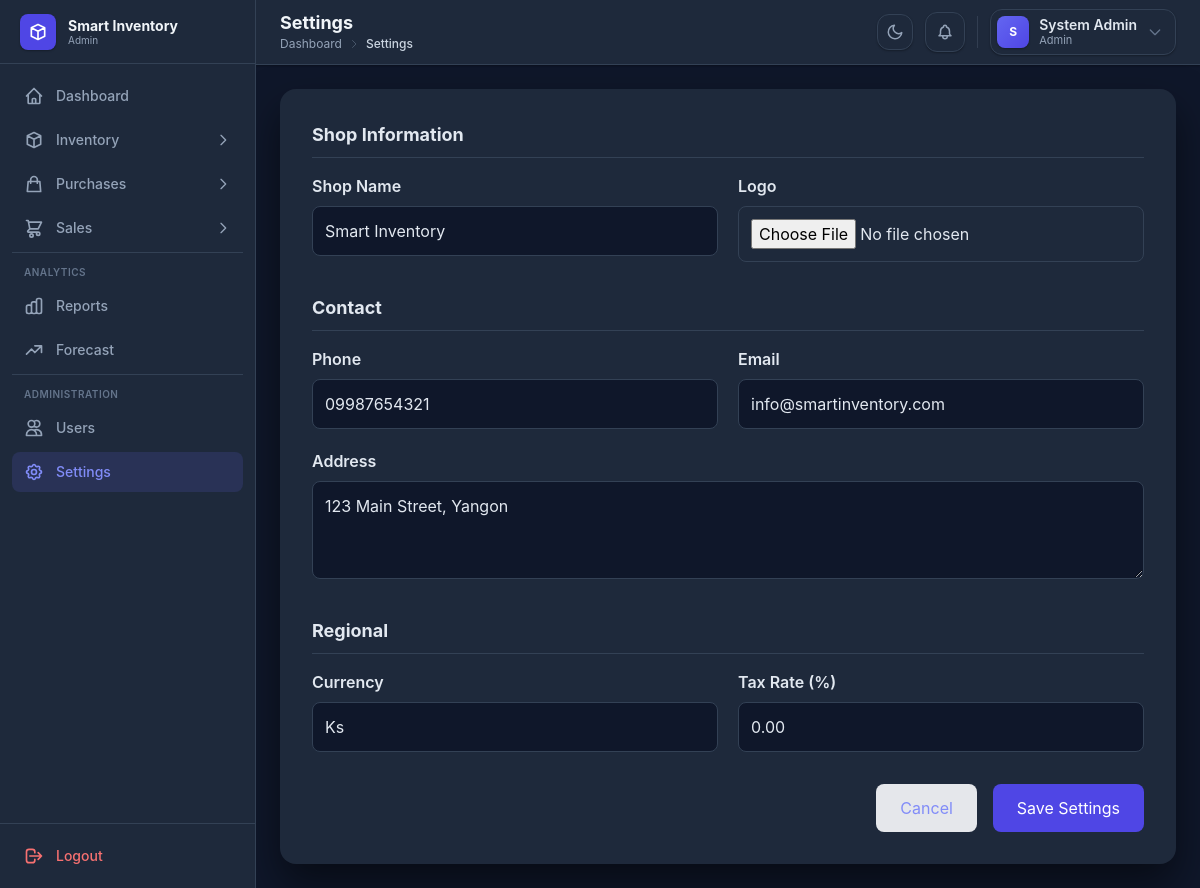
/settings/index.php (signed in), run on the app's committed database.
### tables this page shows
CREATE TABLE IF NOT EXISTS settings (
    id INT AUTO_INCREMENT PRIMARY KEY,
    shop_name VARCHAR(100) DEFAULT 'Smart Inventory',
    logo VARCHAR(255) DEFAULT NULL,
    phone VARCHAR(50) DEFAULT NULL,
    email VARCHAR(100) DEFAULT NULL,
    address TEXT,
    currency VARCHAR(10) DEFAULT 'Ks',
    tax_rate DECIMAL(5,2) DEFAULT 0.00,
    created_at TIMESTAMP DEFAULT CURRENT_TIMESTAMP
);

### settings/index.php (the view, shortened to what this page needs)
<?php
include "../config/database.php";
$setting = mysqli_fetch_assoc(mysqli_query($conn, "SELECT * FROM settings WHERE id=1"));
?>
<!DOCTYPE html>
<html lang="en">
<head>
    <script src="https://cdn.tailwindcss.com"></script>
    <link rel="stylesheet" href="../assets/css/style.css">
</head>
<body class="bg-gray-50 dark:bg-slate-900">
    <div class="flex min-h-screen">
        <?php include "../includes/sidebar.php"; ?>
        <div class="flex-1 flex flex-col">
            <?php include "../includes/header.php"; ?>
            <main class="p-6">
                <div class="max-w-4xl mx-auto">
                    <form method="POST" enctype="multipart/form-data" class="bg-white shadow-xl rounded-2xl p-8" data-form-guard="true">
                        <h2 class="text-lg font-bold text-gray-800 dark:text-gray-200 mb-4 border-b pb-2">Shop Information</h2>
                        <div class="grid grid-cols-2 gap-5">
                            <div>
                                <label class="font-semibold">Shop Name</label>
                                <input type="text" name="shop_name" value="<?= $setting['shop_name'] ?? '' ?>" class="w-full border rounded-lg p-3 mt-2" placeholder="Shop Name">
                            </div>
                            <div>
                                <label class="font-semibold">Logo</label>
                                <input type="file" name="logo" class="w-full border rounded-lg p-3 mt-2">
                            </div>
                        </div>
                        <h2 class="text-lg font-bold text-gray-800 dark:text-gray-200 mb-4 mt-8 border-b pb-2">Contact</h2>
                        <div class="grid grid-cols-2 gap-5">
                            <div>
                                <label class="font-semibold">Phone</label>
                                <input type="text" name="phone" value="<?= $setting['phone'] ?? '' ?>" class="w-full border rounded-lg p-3 mt-2" placeholder="Phone number">
                            </div>
                            <div>
                                <label class="font-semibold">Email</label>
                                <input type="email" name="email" value="<?= $setting['email'] ?? '' ?>" class="w-full border rounded-lg p-3 mt-2" placeholder="Email address">
                            </div>
                        </div>
                        <div class="mt-5">
                            <label class="font-semibold">Address</label>
                            <textarea name="address" rows="3" class="w-full border rounded-lg p-3 mt-2" placeholder="Address"><?= $setting['address'] ?? '' ?></textarea>
                        </div>
                        <h2 class="text-lg font-bold text-gray-800 dark:text-gray-200 mb-4 mt-8 border-b pb-2">Regional</h2>
                        <div class="grid grid-cols-2 gap-5">
                            <div>
                                <label class="font-semibold">Currency</label>
                                <input type="text" name="currency" value="<?= $setting['currency'] ?? 'Ks' ?>" class="w-full border rounded-lg p-3 mt-2" placeholder="Currency symbol">
                            </div>
                            <div>
                                <label class="font-semibold">Tax Rate (%)</label>
                                <input type="number" step="0.01" name="tax_rate" value="<?= $setting['tax_rate'] ?? 0 ?>" class="w-full border rounded-lg p-3 mt-2" placeholder="0.00">
                            </div>
                        </div>
                        <div class="flex justify-end gap-4 mt-8">
                            <a href="../dashboard/index.php" class="px-6 py-3 bg-gray-200 rounded-lg">Cancel</a>
                            <button name="save" class="px-6 py-3 bg-indigo-600 text-white rounded-lg">Save Settings</button>
                        </div>
                    </form>
                </div>
            </main>
        </div>
    </div>
    <?php include "../includes/footer.php"; ?>
</body>
</html>

### assets/css/style.css (style rules this page uses)
* { margin: 0; padding: 0; box-sizing: border-box; }
body { font-family: 'Inter', system-ui, -apple-system, sans-serif; }
.dark body { background-color: #0f172a; color: #e2e8f0; }
.dark a { color: #818cf8; }
.dark .bg-white { background-color: #1e293b !important; }
.dark .bg-gray-50 { background-color: #0f172a !important; }
.dark .border { border-color: #334155 !important; }
.dark .border-b { border-bottom-color: #334155 !important; }
.dark .shadow-xl { box-shadow: 0 20px 40px rgba(0, 0, 0, 0.5) !important; }
.dark .text-gray-800 { color: #e2e8f0 !important; }
.dark input[type="text"], .dark input[type="email"], .dark input[type="password"], .dark input[type="number"], .dark input[type="search"], .dark input[type="date"], .dark select, .dark textarea { background-color: #0f172a !important; border-color: #334155 !important; color: #e2e8f0 !important; }
.dark input::placeholder, .dark textarea::placeholder { color: #64748b !important; }
.dark .rounded-2xl { border-color: #334155 !important; }

### data on the page
settings: shop_name "Smart Inventory", phone "09987654321", email "info@smartinventory.com", address "123 Main Street, Yangon", currency "Ks", tax_rate "0.00"

### other printed values
$role "Admin"
$page_title "Settings"
$part "Dashboard"
$part "Settings"
substr($name, 0, 1) "S"
$name "System Admin"
